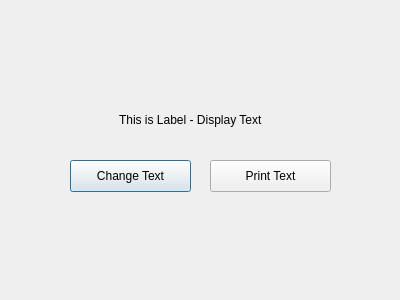
<?xml version="1.0" encoding="UTF-8"?>
<ui version="4.0">
 <class>Dialog</class>
 <widget class="QDialog" name="Dialog">
  <property name="geometry">
   <rect>
    <x>0</x>
    <y>0</y>
    <width>400</width>
    <height>300</height>
   </rect>
  </property>
  <property name="windowTitle">
   <string>Dialog</string>
  </property>
  <widget class="QLabel" name="label_text">
   <property name="geometry">
    <rect>
     <x>119</x>
     <y>110</y>
     <width>161</width>
     <height>20</height>
    </rect>
   </property>
   <property name="text">
    <string>This is Label - Display Text</string>
   </property>
  </widget>
  <widget class="QPushButton" name="pushButton_changeText">
   <property name="geometry">
    <rect>
     <x>70</x>
     <y>160</y>
     <width>121</width>
     <height>32</height>
    </rect>
   </property>
   <property name="text">
    <string>Change Text</string>
   </property>
  </widget>
  <widget class="QPushButton" name="pushButton_printText">
   <property name="geometry">
    <rect>
     <x>210</x>
     <y>160</y>
     <width>121</width>
     <height>32</height>
    </rect>
   </property>
   <property name="text">
    <string>Print Text</string>
   </property>
  </widget>
 </widget>
 <resources/>
 <connections/>
</ui>
